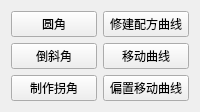
                <widget class="QWidget" name="page_3">
                 <layout class="QGridLayout" name="gridLayout_17">
                  <item row="0" column="0">
                   <widget class="QPushButton" name="pushButton_23">
                    <property name="text">
                     <string>圆角</string>
                    </property>
                   </widget>
                  </item>
                  <item row="0" column="1">
                   <widget class="QPushButton" name="pushButton_26">
                    <property name="text">
                     <string>修建配方曲线</string>
                    </property>
                   </widget>
                  </item>
                  <item row="1" column="0">
                   <widget class="QPushButton" name="pushButton_24">
                    <property name="text">
                     <string>倒斜角</string>
                    </property>
                   </widget>
                  </item>
                  <item row="1" column="1">
                   <widget class="QPushButton" name="pushButton_31">
                    <property name="text">
                     <string>移动曲线</string>
                    </property>
                   </widget>
                  </item>
                  <item row="2" column="0">
                   <widget class="QPushButton" name="pushButton_25">
                    <property name="text">
                     <string>制作拐角</string>
                    </property>
                   </widget>
                  </item>
                  <item row="2" column="1">
                   <widget class="QPushButton" name="pushButton_32">
                    <property name="text">
                     <string>偏置移动曲线</string>
                    </property>
                   </widget>
                  </item>
                 </layout>
                </widget>
